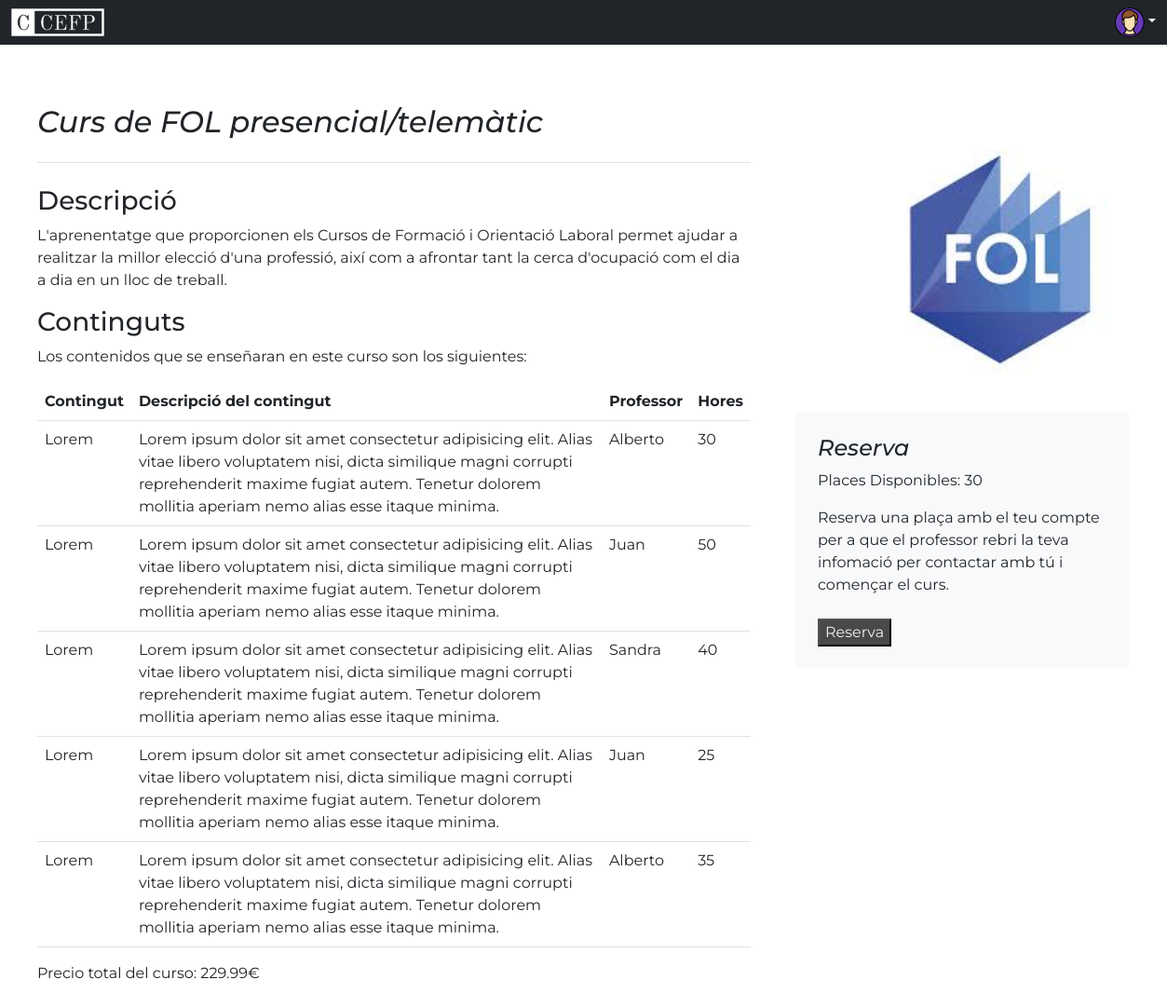
Page /Views/html/curs.php?id=5 on the committed database.
### tables this page shows
CREATE TABLE curs (
    id_curs INT NOT NULL PRIMARY KEY AUTO_INCREMENT,
    nom_curs VARCHAR(60),
    curs_descripcio VARCHAR(1000),
    data_inici DATE,
    data_fi DATE,
    id_profesor INT,
    preu FLOAT,
    placesDisponibles INT CHECK(placesDisponibles>=0),
    FOREIGN KEY (id_profesor) REFERENCES profesors(id_profesor)
);

CREATE TABLE curs_contingut (
    id_curs_contingut INT NOT NULL PRIMARY KEY AUTO_INCREMENT,
    id_curs INT NOT NULL,
    id_contingut INT NOT NULL,
    FOREIGN KEY (id_contingut) REFERENCES continguts(id_contingut),
    FOREIGN KEY (id_curs) REFERENCES curs(id_curs)
);

CREATE TABLE continguts (
    id_contingut INT NOT NULL PRIMARY KEY AUTO_INCREMENT,
    nom_contingut VARCHAR(50),
    continguts_descripcio VARCHAR(250),
    hores INT,
    id_profesor INT NOT NULL,
    FOREIGN KEY (id_profesor) REFERENCES profesors(id_profesor)
);

CREATE TABLE profesors (
    id_profesor INT NOT NULL PRIMARY KEY AUTO_INCREMENT,
    nom VARCHAR(255) NOT NULL,
    cognom VARCHAR (30) NOT NULL,
    email VARCHAR(255) NOT NULL UNIQUE,
    numero_telefono INT NOT NULL,
    dni VARCHAR(9) NOT NULL
);

CREATE TABLE img_cursos (
    id_img_curs INT NOT NULL PRIMARY KEY AUTO_INCREMENT,
    img VARCHAR(100),
    id_curs INT NOT NULL UNIQUE,
    FOREIGN KEY (id_curs) REFERENCES curs(id_curs)
);

### Model/Reserva/ModelPlaces.php (called while the page is built, shortened)
<?php
class MostrarPlaces {
    private $conn;
    public function __construct($conn) {
      $this->conn = $conn;
    }
    public function places($placesDispo, $id_curs){
        $id_curs = mysqli_real_escape_string($this->conn, $id_curs);
        $sql=$this->conn->prepare("SELECT placesDisponibles FROM curs WHERE id_curs = ?");
        $sql->bind_param("i",$id_curs);
        $sql->execute();
        $result=$sql->get_result();
        return $result;
    }
}

### Model/Cursos/ModelCurs.php (called while the page is built, shortened)
<?php
class ModelCurs {
    private $conn;
    public function __construct($conn) {
        $this->conn = $conn;
    }
    public function mostrarCurs($id_curs) {
        $id_curs = mysqli_real_escape_string($this->conn, $id_curs);
        $sql = $this->conn->prepare("SELECT * FROM curs WHERE id_curs = ?");
        $sql->bind_param("s", $id_curs);
        $sql->execute();
        $result = $sql->get_result();
        $row = mysqli_fetch_assoc($result);
        $check = $this->conn->prepare("SELECT curs_contingut.*, continguts.*, profesors.nom FROM curs_contingut JOIN continguts ON continguts.id_contingut = curs_contingut.id_contingut JOIN profesors ON continguts.id_profesor = profesors.id_profesor WHERE id_curs = ?");
        $check->bind_param("s", $id_curs);
        $check->execute();
        $result2 = $check->get_result();
        $array = $result2->fetch_all(MYSQLI_ASSOC);
        $array_num = count($array);
        $sql = $this->conn->prepare("SELECT img FROM img_cursos WHERE id_curs = ?");
        $sql->bind_param("s", $id_curs);
        $sql->execute();
        $result = $sql->get_result();
        $img = $result->fetch_all(MYSQLI_ASSOC);
    return array("row" => $row, "array_num" => $array_num, "array" => $array, "img" => $img);
    }
}

### Controller/Cursos/ControllerCurs.php (the view, shortened to what this page needs)
<?php
include ('../../Model/Cursos/ModelCurs.php');
include ('../../Model/Reserva/ModelPlaces.php');
$mostrarPlaces= new MostrarPlaces($conn);
$mostrarCurs = new ModelCurs($conn);
$id_curs = $_GET["id"];
$resultPlaces=$mostrarPlaces->places($placesDispo, $id_curs);
$placesDisponibles = $resultPlaces->fetch_assoc()["placesDisponibles"];
$result = $mostrarCurs->mostrarCurs($id_curs);
$row = $result["row"];
$array_num = $result["array_num"];
$array = $result["array"];
$img = $result;
    $div_cursos = "";
    if($row) {
        $nombreCurso = $row["nom_curs"];
        $descripcionCurso = $row["curs_descripcio"];
        $precioHora = $row["preu"];
        $imagenCurso = "../img/".$img["img"][0]["img"]."";
        $div_cursos .= "<div class='row g-5 content'>
        <div class='col-md-8'>
        <h2 class='pb-4 mb-4 fst-italic border-bottom'>
            ".$nombreCurso."
        </h2>
        <article class='blog-post'>
            <h3>Descripció</h3>
            <p>".$descripcionCurso."</p>
        </article>
        <article class='blog-post'>
            <h3>Continguts</h3>
            <p>Los contenidos que se enseñaran en este curso son los siguientes:</p>
            <table class='table'>
            <thead>
                <tr>
                <th>Contingut</th>
                <th>Descripció del contingut</th>
                <th>Professor</th>
                <th>Hores</th>
                </tr>
            </thead>
            <tbody>";
            for($i=0;$i<$array_num;$i++) {
                $row2 = $array[$i];
                $nombreContenido = $row2["nom_contingut"];
                $contingutsDescripcio = $row2["continguts_descripcio"];
                $horas = $row2["hores"];
                $nombreProfesor = $row2["nom"];
                $div_cursos .= "<tr>
                <td>".$nombreContenido."</td>
                <td>".$contingutsDescripcio."</td>
                <td>".$nombreProfesor."</td>
                <td>".$horas."</td>
                </tr>";
            }
            $div_cursos .= "</tfoot></table>
            <p>Precio total del curso: ".$precioHora."€</p>
        </article>
        </div>
        <div class='col-md-4'>
            <div class='position-sticky' style='top: 2rem;'>
            <div class='p-4'>
                <img src='".$imagenCurso."' alt='Curs àngles' style='width: 25rem;'>
            </div>
            <div class='p-4 mb-3 bg-light rounded'>
                <h4 class='fst-italic'>Reserva</h4>
                <p>Places Disponibles: ".$placesDisponibles." </p>
                <input type='hidden' value='".$placesDisponibles."' id='valorPlaces'>
                <p class='mb-0'>Reserva una plaça amb el teu compte per a que el professor rebri la teva infomació per contactar amb tú i començar el curs.</p>
                <br>
                <form action='../../Controller/Reserva/ControllerReserva.php' method='POST'>
                <input type='hidden' id='inputUrlValue' name='id'>
                <script>
                    const url = window.location.href;
                    const urlParams = new URLSearchParams(new URL(url).search);
                    const idValue = urlParams.get('id');
                    document.getElementById('inputUrlValue').value = idValue;
                </script>
                <input type='submit' id='reserva'  name='reserva' value='Reserva'>
                <script>
                    var valor = document.getElementById('valorPlaces').value;
                    if(valor==0){
                        document.getElementById('reserva').disabled=true;
                        document.getElementById('reserva').style='opacity:30%';
                    }
                </script>
                </form>
            </div>
            </div>
        </div>";
    }
echo $div_cursos;
?>

### Views/css/cursos.css (style rules this page uses)
.content { margin: 1rem; }
#reserva { color: #EFEFEF; background-color: rgb(73, 73, 73); border-radius: 2%; }

### rows in the picture
curs: nom_curs "Curs de FOL presencial/telemàtic", curs_descripcio "L'aprenentatge que proporcionen els Cursos de Formació i Orientació Laboral permet ajudar a realitzar la millor elecció d'una professió, així com a afrontar tant la cerca d'ocupació com el dia a dia en un lloc de treball.", preu "229.99", placesDisponibles "30"
curs_contingut: id_contingut.nom_contingut "Lorem", id_contingut.continguts_descripcio "Lorem ipsum dolor sit amet consectetur adipisicing elit. Alias vitae libero voluptatem nisi, dicta similique magni corrupti reprehenderit maxime fugiat autem. Tenetur dolorem mollitia aperiam nemo alias esse itaque minima.", profesors.nom "Alberto", id_contingut.hores "30"
curs_contingut: id_contingut.nom_contingut "Lorem", id_contingut.continguts_descripcio "Lorem ipsum dolor sit amet consectetur adipisicing elit. Alias vitae libero voluptatem nisi, dicta similique magni corrupti reprehenderit maxime fugiat autem. Tenetur dolorem mollitia aperiam nemo alias esse itaque minima.", profesors.nom "Juan", id_contingut.hores "50"
curs_contingut: id_contingut.nom_contingut "Lorem", id_contingut.continguts_descripcio "Lorem ipsum dolor sit amet consectetur adipisicing elit. Alias vitae libero voluptatem nisi, dicta similique magni corrupti reprehenderit maxime fugiat autem. Tenetur dolorem mollitia aperiam nemo alias esse itaque minima.", profesors.nom "Sandra", id_contingut.hores "40"
curs_contingut: id_contingut.nom_contingut "Lorem", id_contingut.continguts_descripcio "Lorem ipsum dolor sit amet consectetur adipisicing elit. Alias vitae libero voluptatem nisi, dicta similique magni corrupti reprehenderit maxime fugiat autem. Tenetur dolorem mollitia aperiam nemo alias esse itaque minima.", profesors.nom "Juan", id_contingut.hores "25"
curs_contingut: id_contingut.nom_contingut "Lorem", id_contingut.continguts_descripcio "Lorem ipsum dolor sit amet consectetur adipisicing elit. Alias vitae libero voluptatem nisi, dicta similique magni corrupti reprehenderit maxime fugiat autem. Tenetur dolorem mollitia aperiam nemo alias esse itaque minima.", profesors.nom "Alberto", id_contingut.hores "35"
img_cursos: img (picture)
